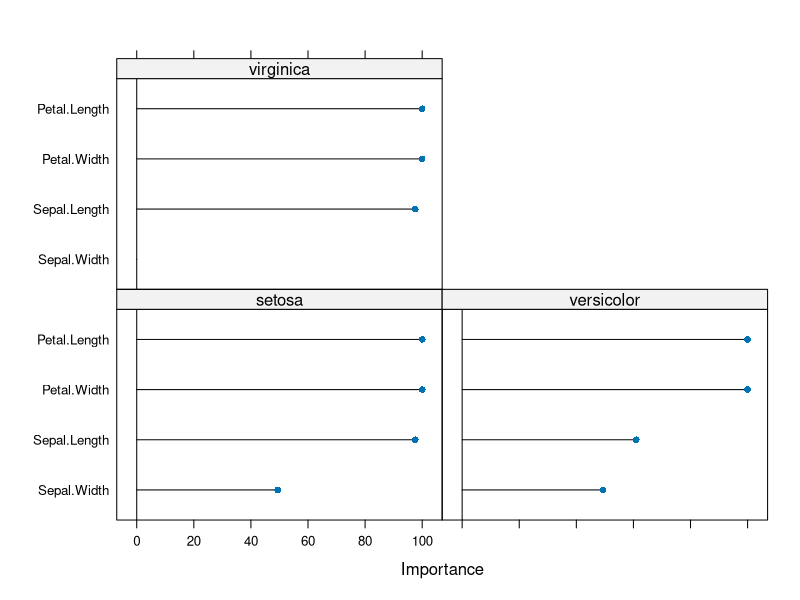
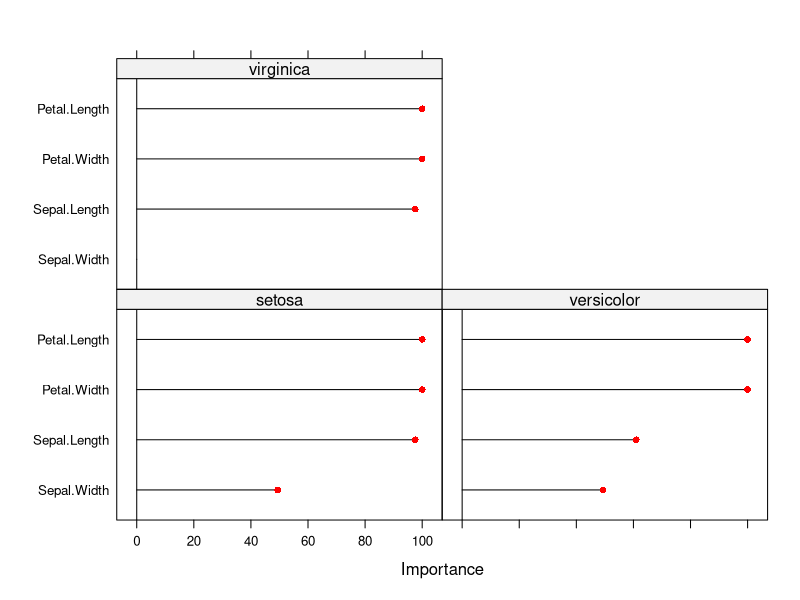

Write the R code that produced these figures, in order.
## ---- chunk 1
library(tidyverse)
library(caret)
library(kernlab)
library(e1071)
## ---- chunk 2
data("iris")
sum(is.na(iris))
set.seed(100)
## ---- chunk 3
Training <- createDataPartition(iris$Species, p =0.8, list = FALSE)
TrainingSet <- iris[Training,]
TestingSet <- iris[-Training,]

## ---- chunk 4
Model <- train(Species ~ ., data = TrainingSet, 
               na.action = na.omit,
               trControl = trainControl(method = 'none'),
               preProcess = c('scale', 'center'),
               tuneGrid = data.frame(degree = 1 , scale = 1 , C = 1),
               method = 'svmPoly')

Model.cv <- train(Species ~ ., data = TrainingSet, 
               na.action = na.omit,
               trControl = trainControl(method = 'cv', number = 10),
               preProcess = c('scale', 'center'),
               tuneGrid = data.frame(degree = 1 , scale = 1 , C = 1),
               method = 'svmPoly')
## ---- chunk 5
Model.training <- predict(Model, TrainingSet)
Model.testing <- predict(Model, TestingSet)
Model.cv <- predict(Model.cv, TrainingSet)
## ---- chunk 6
Model.training.confusion <- confusionMatrix(Model.training, TrainingSet$Species)
Model.testing.confusion <- confusionMatrix(Model.testing, TestingSet$Species)
Model.cv.confusion <- confusionMatrix(Model.cv, TrainingSet$Species)
print(Model.training.confusion)
print(Model.testing.confusion)
print(Model.cv.confusion)
## ---- chunk 7
Importance <- varImp(Model)
plot(Importance)
plot(Importance, col = "red")
